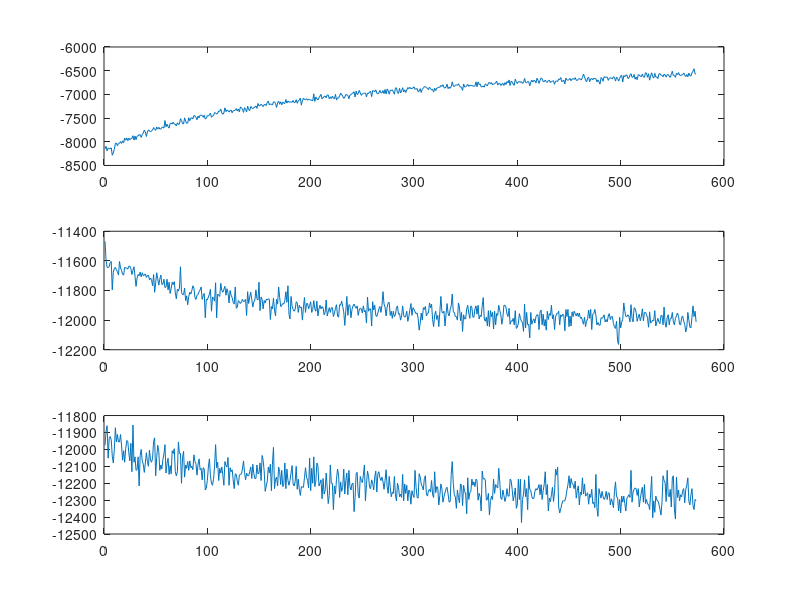

Here is the MATLAB script that generated this plot:
values=[ 
 -8148, -11468, -11976
 -8096, -11596, -11892
 -8192, -11644, -11860
 -8136, -11644, -12052
 -8140, -11640, -11936
 -8148, -11612, -11924
 -8128, -11604, -11944
 -8284, -11796, -12040
 -8236, -11676, -12080
 -8156, -11652, -12000
 -8032, -11644, -11872
 -8028, -11660, -11956
 -8084, -11672, -11912
 -8036, -11696, -11956
 -8032, -11604, -11956
 -7996, -11648, -11912
 -8036, -11664, -11980
 -7980, -11692, -12064
 -8020, -11696, -12008
 -7924, -11644, -12076
 -7968, -11648, -11996
 -7920, -11648, -11948
 -7976, -11656, -11952
 -7924, -11636, -12020
 -7960, -11636, -12068
 -7932, -11652, -11964
 -7932, -11692, -12132
 -7872, -11664, -11856
 -7964, -11640, -12076
 -7880, -11704, -12044
 -7956, -11772, -12124
 -7884, -11716, -12120
 -7876, -11692, -12044
 -7848, -11700, -12216
 -7856, -11676, -12036
 -7908, -11708, -12000
 -7848, -11680, -12068
 -7816, -11700, -12088
 -7756, -11696, -12136
 -7792, -11688, -12080
 -7888, -11712, -12020
 -7796, -11700, -12072
 -7748, -11696, -12100
 -7768, -11728, -12004
 -7792, -11716, -12064
 -7768, -11728, -12076
 -7756, -11768, -12052
 -7700, -11692, -11952
 -7736, -11812, -11932
 -7760, -11748, -12156
 -7688, -11680, -12048
 -7732, -11720, -11976
 -7696, -11764, -12012
 -7732, -11724, -12124
 -7732, -11696, -12092
 -7696, -11760, -12116
 -7688, -11756, -12060
 -7712, -11724, -12028
 -7552, -11780, -11972
 -7684, -11776, -12140
 -7628, -11724, -12084
 -7680, -11796, -12052
 -7712, -11744, -12148
 -7612, -11820, -12096
 -7608, -11788, -12144
 -7624, -11744, -12008
 -7588, -11760, -12024
 -7628, -11740, -11996
 -7628, -11816, -12132
 -7664, -11856, -12156
 -7600, -11792, -12132
 -7636, -11804, -11956
 -7624, -11784, -12024
 -7512, -11640, -12024
 -7548, -11812, -12200
 -7620, -11828, -12048
 -7624, -11828, -12012
 -7496, -11784, -12164
 -7568, -11868, -12092
 -7612, -11836, -12112
 -7604, -11896, -12072
 -7492, -11840, -12124
 -7556, -11812, -12068
 -7504, -11824, -12108
 -7492, -11800, -12100
 -7516, -11768, -12120
 -7448, -11784, -12032
 -7456, -11848, -12072
 -7484, -11860, -12084
 -7536, -11832, -12152
 -7460, -11828, -12088
 -7496, -11808, -12056
 -7440, -11796, -12120
 -7440, -11776, -12112
 -7444, -11860, -12180
 -7484, -11836, -12108
 -7440, -11820, -12116
 -7520, -11984, -12240
 -7504, -11860, -12228
 -7448, -11864, -12184
 -7456, -11844, -12104
 -7432, -11824, -12056
 -7396, -11792, -12156
 -7484, -11940, -12200
 -7456, -11844, -12212
 -7448, -11852, -12176
 -7384, -11872, -12100
 -7392, -11748, -11972
 -7416, -11984, -12108
 -7396, -11824, -12076
 -7352, -11832, -12184
 -7356, -11840, -12112
 -7308, -11752, -12140
 -7392, -11800, -12104
 -7420, -11812, -12152
 -7392, -11792, -12212
 -7284, -11772, -12072
 -7364, -11832, -12096
 -7328, -11788, -12104
 -7340, -11816, -12048
 -7372, -11884, -12212
 -7344, -11800, -12108
 -7332, -11832, -12132
 -7388, -11848, -12120
 -7348, -11880, -12180
 -7340, -11892, -12232
 -7336, -11776, -12144
 -7300, -11920, -12148
 -7352, -11912, -12188
 -7308, -11868, -12212
 -7368, -11876, -12152
 -7264, -11888, -12148
 -7280, -11876, -12144
 -7312, -11860, -12116
 -7380, -11876, -12068
 -7280, -11872, -12136
 -7320, -11860, -12180
 -7372, -11968, -12140
 -7248, -11808, -12156
 -7320, -11888, -12156
 -7344, -11844, -12132
 -7256, -11812, -12104
 -7288, -11860, -12172
 -7300, -11912, -12088
 -7280, -11876, -12144
 -7272, -11864, -12172
 -7244, -11796, -12172
 -7296, -11856, -12092
 -7192, -11864, -12144
 -7244, -11744, -12140
 -7236, -11936, -12080
 -7208, -11844, -12184
 -7232, -11860, -12036
 -7256, -11924, -12064
 -7216, -11868, -12128
 -7212, -11884, -12248
 -7236, -11860, -12216
 -7168, -11864, -12188
 -7140, -11856, -12104
 -7220, -11860, -12140
 -7200, -11996, -12088
 -7212, -11908, -12244
 -7224, -11924, -12088
 -7160, -11852, -11988
 -7156, -11932, -12232
 -7196, -11972, -12176
 -7276, -11860, -12164
 -7180, -11892, -12216
 -7144, -11776, -12104
 -7208, -11848, -12132
 -7156, -11908, -12208
 -7220, -11900, -12124
 -7160, -11888, -12220
 -7188, -11892, -12208
 -7192, -11868, -12080
 -7108, -11808, -12232
 -7184, -11880, -12116
 -7140, -11768, -12184
 -7168, -11960, -12212
 -7156, -11992, -12184
 -7164, -11840, -12140
 -7164, -11904, -12096
 -7128, -11928, -12204
 -7176, -11940, -12216
 -7168, -11928, -12192
 -7112, -11876, -12100
 -7188, -11884, -12236
 -7136, -11948, -12176
 -7120, -11900, -12236
 -7076, -11916, -12272
 -7228, -11912, -12220
 -7136, -12000, -12224
 -7080, -11912, -12224
 -7108, -11848, -12168
 -7112, -11948, -12108
 -7092, -11888, -12164
 -7124, -11888, -12184
 -7100, -11924, -12228
 -7108, -11900, -12052
 -7124, -11876, -12244
 -7116, -11948, -12112
 -7136, -11928, -12200
 -6988, -11868, -12044
 -7148, -11924, -12220
 -7056, -11940, -12188
 -7096, -11872, -12080
 -7116, -11972, -12096
 -7072, -11924, -12216
 -7036, -11900, -12200
 -7000, -11924, -12180
 -7092, -11908, -12292
 -7072, -11916, -12172
 -7044, -11964, -12264
 -7036, -11948, -12244
 -7072, -11864, -12140
 -7012, -11972, -12228
 -7012, -11944, -12320
 -7092, -11916, -12272
 -7052, -11948, -12092
 -7088, -11916, -12200
 -7036, -11916, -12200
 -7080, -11976, -12356
 -7096, -11952, -12216
 -7000, -11920, -12264
 -7120, -11896, -12176
 -7072, -11972, -12116
 -7080, -11980, -12152
 -7032, -11896, -12284
 -6972, -11900, -12192
 -7008, -11872, -12248
 -7036, -11908, -12224
 -7084, -11944, -12116
 -7060, -12036, -12264
 -7004, -11940, -12184
 -7012, -11840, -12140
 -7020, -11968, -12268
 -7092, -11896, -12124
 -7016, -11900, -12220
 -7004, -11984, -12240
 -6984, -11928, -12204
 -6968, -11904, -12200
 -6944, -11892, -12368
 -7056, -11908, -12284
 -6932, -11920, -12144
 -7004, -11904, -12136
 -6984, -11968, -12268
 -6916, -11932, -12288
 -6968, -11920, -12160
 -7020, -11924, -12184
 -6988, -11952, -12196
 -6980, -11904, -12152
 -6976, -11944, -12092
 -6972, -11936, -12304
 -7052, -12020, -12208
 -6972, -11844, -12128
 -6984, -11940, -12160
 -6948, -11924, -12224
 -6936, -11924, -12232
 -7048, -12040, -12180
 -6920, -11876, -12200
 -6928, -11932, -12240
 -6944, -11900, -12164
 -6904, -11968, -12128
 -6976, -11976, -12252
 -6988, -11952, -12144
 -6968, -11924, -12132
 -6916, -11908, -12168
 -6968, -11948, -12184
 -6968, -11900, -12164
 -6920, -11808, -12192
 -6984, -11892, -12236
 -6896, -11912, -12184
 -6992, -11972, -12120
 -6888, -11912, -12220
 -6920, -11884, -12260
 -6996, -11880, -12160
 -6912, -11968, -12224
 -6920, -11940, -12280
 -6904, -11988, -12252
 -6944, -11940, -12260
 -6996, -11976, -12160
 -6872, -11964, -12268
 -6860, -11916, -12304
 -6964, -11904, -12200
 -6980, -11960, -12224
 -6872, -11956, -12280
 -6972, -12000, -12264
 -6928, -11972, -12284
 -6860, -11904, -12148
 -6948, -11968, -12304
 -6904, -11980, -12204
 -6960, -11972, -12260
 -6908, -11940, -12212
 -6856, -12008, -12304
 -6880, -11976, -12240
 -6852, -11932, -12252
 -6880, -11888, -12324
 -6872, -11968, -12244
 -6868, -11916, -12268
 -6840, -11928, -12284
 -6892, -11944, -12124
 -6888, -11956, -12224
 -6876, -11952, -12284
 -6944, -11988, -12288
 -6928, -12068, -12144
 -6880, -12020, -12164
 -6960, -11952, -12204
 -6892, -12000, -12220
 -6872, -11916, -12240
 -6836, -11928, -12172
 -6836, -11908, -12156
 -6860, -11972, -12264
 -6868, -11952, -12276
 -6900, -11952, -12244
 -6848, -11884, -12236
 -6880, -11916, -12252
 -6908, -11892, -12184
 -6892, -11996, -12268
 -6952, -12044, -12284
 -6868, -11964, -12132
 -6920, -11940, -12256
 -6868, -11996, -12220
 -6860, -11968, -12228
 -6848, -12044, -12328
 -6852, -11944, -12272
 -6812, -11840, -12204
 -6832, -11944, -12232
 -6796, -11952, -12312
 -6856, -11940, -12280
 -6868, -12040, -12256
 -6848, -11960, -12232
 -6784, -11888, -12224
 -6880, -11956, -12264
 -6844, -11972, -12312
 -6872, -11928, -12308
 -6836, -11904, -12148
 -6736, -11824, -12072
 -6820, -11944, -12200
 -6836, -11948, -12268
 -6804, -11976, -12280
 -6800, -11976, -12348
 -6808, -12000, -12240
 -6776, -11884, -12284
 -6820, -11912, -12316
 -6848, -12004, -12204
 -6848, -11948, -12212
 -6916, -12076, -12332
 -6780, -11964, -12212
 -6844, -11992, -12248
 -6840, -11992, -12264
 -6816, -11924, -12380
 -6788, -11900, -12168
 -6832, -11952, -12296
 -6808, -11988, -12256
 -6812, -11904, -12248
 -6812, -11916, -12176
 -6824, -11980, -12212
 -6828, -11980, -12192
 -6824, -11924, -12220
 -6736, -11904, -12176
 -6840, -11960, -12184
 -6736, -11900, -12300
 -6792, -11992, -12260
 -6780, -11968, -12280
 -6840, -11976, -12364
 -6840, -11904, -12128
 -6824, -11848, -12176
 -6848, -11992, -12172
 -6780, -12008, -12180
 -6796, -11980, -12300
 -6824, -12040, -12296
 -6764, -11936, -12260
 -6744, -12044, -12388
 -6784, -11936, -12308
 -6752, -11976, -12276
 -6796, -11948, -12296
 -6776, -12060, -12176
 -6780, -11940, -12260
 -6752, -12032, -12208
 -6720, -11956, -12220
 -6804, -11968, -12228
 -6768, -11900, -12112
 -6768, -11936, -12192
 -6812, -11964, -12288
 -6784, -12028, -12296
 -6768, -11984, -12240
 -6812, -11900, -12272
 -6752, -11900, -12308
 -6792, -11912, -12284
 -6728, -11960, -12232
 -6756, -11976, -12276
 -6696, -11920, -12276
 -6812, -12028, -12176
 -6724, -12004, -12184
 -6740, -12008, -12236
 -6784, -11988, -12304
 -6808, -12032, -12272
 -6680, -11936, -12228
 -6732, -12056, -12348
 -6772, -12048, -12328
 -6732, -12020, -12176
 -6728, -11956, -12296
 -6748, -11988, -12176
 -6732, -12008, -12432
 -6768, -12016, -12296
 -6748, -12076, -12264
 -6664, -11892, -12180
 -6748, -12052, -12280
 -6756, -11948, -12232
 -6728, -12032, -12356
 -6732, -12028, -12156
 -6820, -12120, -12236
 -6740, -11948, -12244
 -6700, -12028, -12280
 -6740, -12004, -12292
 -6704, -11992, -12288
 -6712, -12020, -12248
 -6760, -11976, -12232
 -6660, -11964, -12240
 -6704, -11964, -12228
 -6768, -12064, -12208
 -6704, -11944, -12268
 -6652, -11932, -12208
 -6672, -12032, -12296
 -6728, -11960, -12244
 -6732, -12040, -12208
 -6700, -11996, -12132
 -6732, -12068, -12268
 -6748, -11940, -12208
 -6708, -11996, -12364
 -6700, -11956, -12288
 -6752, -11968, -12308
 -6728, -11900, -12268
 -6720, -11992, -12224
 -6712, -11964, -12308
 -6788, -12064, -12252
 -6724, -11980, -12116
 -6716, -11956, -12152
 -6728, -11956, -12104
 -6676, -11940, -12340
 -6688, -12032, -12376
 -6644, -11964, -12352
 -6732, -11976, -12324
 -6720, -11960, -12304
 -6700, -11968, -12304
 -6780, -12072, -12304
 -6656, -11928, -12280
 -6692, -11976, -12240
 -6704, -11928, -12208
 -6688, -12044, -12156
 -6664, -11972, -12228
 -6712, -12040, -12172
 -6676, -11944, -12200
 -6668, -11976, -12208
 -6684, -11940, -12232
 -6648, -11956, -12188
 -6700, -11972, -12288
 -6708, -11952, -12244
 -6680, -11976, -12216
 -6664, -11952, -12328
 -6684, -11988, -12252
 -6696, -11980, -12268
 -6640, -12004, -12168
 -6572, -12028, -12264
 -6628, -11980, -12204
 -6696, -12044, -12276
 -6736, -12008, -12268
 -6656, -11992, -12256
 -6640, -11932, -12324
 -6732, -11988, -12264
 -6676, -11928, -12284
 -6664, -12064, -12236
 -6692, -11960, -12320
 -6660, -11956, -12312
 -6668, -11928, -12344
 -6668, -11964, -12148
 -6736, -12032, -12344
 -6696, -12016, -12396
 -6732, -12032, -12232
 -6784, -12036, -12264
 -6644, -11984, -12288
 -6664, -11988, -12248
 -6724, -11980, -12280
 -6624, -11964, -12296
 -6644, -12012, -12284
 -6632, -11996, -12248
 -6636, -12012, -12296
 -6704, -11972, -12256
 -6664, -11956, -12260
 -6648, -11996, -12328
 -6660, -11976, -12292
 -6676, -11976, -12312
 -6628, -12024, -12344
 -6640, -12044, -12248
 -6720, -12056, -12192
 -6636, -12008, -12280
 -6660, -12140, -12284
 -6720, -12164, -12364
 -6664, -11980, -12296
 -6612, -12052, -12376
 -6600, -12012, -12276
 -6740, -11996, -12312
 -6604, -11884, -12276
 -6628, -11940, -12320
 -6596, -11976, -12364
 -6588, -11976, -12288
 -6664, -11964, -12280
 -6656, -11976, -12268
 -6592, -12012, -12284
 -6564, -11896, -12124
 -6640, -11988, -12312
 -6636, -12012, -12252
 -6580, -11916, -12236
 -6680, -11924, -12228
 -6636, -11948, -12232
 -6688, -12008, -12272
 -6584, -11980, -12232
 -6592, -11960, -12340
 -6616, -12004, -12292
 -6628, -11976, -12252
 -6572, -11924, -12224
 -6628, -12004, -12312
 -6640, -11948, -12208
 -6544, -11948, -12320
 -6552, -11960, -12296
 -6640, -11988, -12324
 -6564, -12048, -12324
 -6700, -11944, -12356
 -6616, -12020, -12264
 -6544, -12012, -12160
 -6624, -12000, -12404
 -6656, -12004, -12304
 -6556, -11936, -12372
 -6636, -12040, -12276
 -6628, -12012, -12300
 -6668, -11988, -12304
 -6572, -12012, -12324
 -6560, -12024, -12352
 -6596, -11968, -12388
 -6600, -11968, -12312
 -6628, -12032, -12156
 -6576, -11912, -12184
 -6592, -12020, -12196
 -6636, -12048, -12308
 -6584, -11984, -12124
 -6580, -11964, -12272
 -6616, -12032, -12280
 -6640, -11988, -12236
 -6576, -11988, -12340
 -6512, -11948, -12168
 -6604, -12012, -12156
 -6600, -12032, -12352
 -6640, -11988, -12412
 -6552, -11972, -12164
 -6588, -11952, -12284
 -6540, -11976, -12240
 -6592, -12028, -12304
 -6608, -12032, -12268
 -6584, -11984, -12280
 -6584, -11972, -12244
 -6548, -12008, -12232
 -6600, -12028, -12316
 -6624, -12080, -12236
 -6580, -12048, -12212
 -6628, -11948, -12168
 -6552, -12000, -12308
 -6608, -12048, -12328
 -6612, -12052, -12268
 -6548, -11980, -12232
 -6512, -11904, -12332
 -6460, -11976, -12356
 -6564, -11940, -12296
 -6576, -12012, -12304];
subplot(3,1,1)
plot(values(:,1))
subplot(3,1,2)
plot(values(:,2))
subplot(3,1,3)
plot(values(:,3))